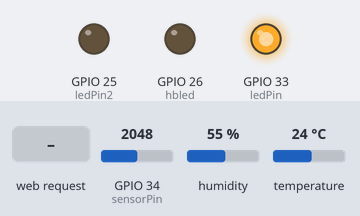
Recording of a sketch running on a simulated ESP32. On the bench: output pins drawn as LEDs (lit = HIGH). The test bench sets the inputs (shaded band); at power-on: GPIO 34 (sensorPin) = 2048, humidity 55 %, temperature 24 °C. WiFi joins after 1.5 s; servers stay silent unless stated; uploads are accepted with an empty reply; storage starts empty; EEPROM starts erased; what the sketch prints to the serial monitor is not drawn.

Above: at 2.7 s.
2.8 s: GPIO 34 (sensorPin) set to 2093
At 12.5 s:
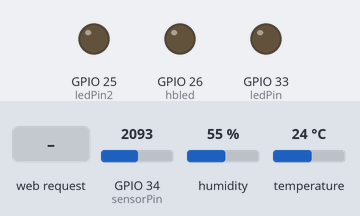
13.2 s: HTTP request GET /on received
At 13.9 s:
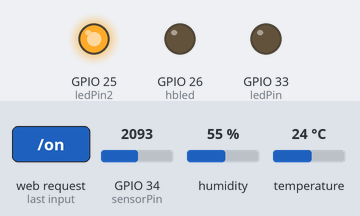
27.2 s: GPIO 34 (sensorPin) set to 2047
At 31.2 s:
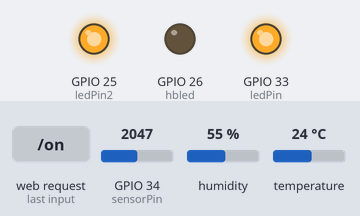
41.2 s: GPIO 34 (sensorPin) set to 2866
At 47.4 s:
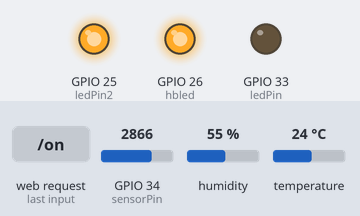
55.2 s: GPIO 34 (sensorPin) set to 1228
At 61.7 s:
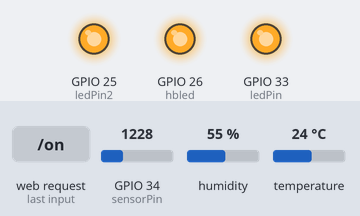
Timing chart, 0 to 70.2 s (numbered marks = the images above; inputs shaded):
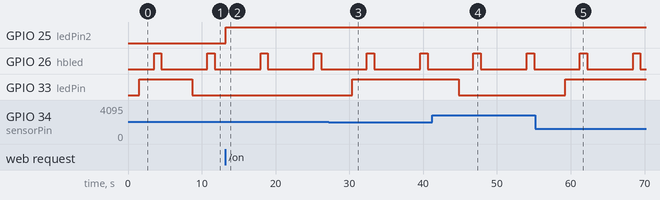

Measured:
- the behaviour switches between 2050 and 2051 on GPIO 34 (sensorPin) (found by bisection; images 0 and 1)
- after the input at 2.8 s, GPIO 33 (ledPin): HIGH → LOW after 5.9 s
- after the input at 13.2 s, GPIO 25 (ledPin2): LOW → HIGH at once
- after the input at 27.2 s, GPIO 33 (ledPin): LOW → HIGH after 3.2 s
- after the input at 41.2 s, GPIO 33 (ledPin): HIGH → LOW after 3.6 s
- after the input at 55.2 s, GPIO 33 (ledPin): LOW → HIGH after 4.0 s
- by itself, GPIO 26 (hbled): alternates HIGH for 1.0 s and LOW for 6.2 s

The sketch:

ESP32_Async_Web_Server.ino
```cpp
/*********
 Kelvin Carrington Tichana
 IoTFinal Project
*********/

// Import required libraries
#include "WiFi.h"
#include "ESPAsyncWebServer.h"
#include "SPIFFS.h"
#include "DHT.h"
#include "EEPROM.h"
#include <HTTPClient.h>
#include <Ethernet.h>

#define DHTPIN 4
#define DHTTYPE DHT22
#define EEPROM_SIZE 2
#define hbled 26
float HumidityData;
float TemperatureData;
const int sensorPin = 34;
const int ledPin = 33;

//Set up some global variables for the light level an initial value.
int lightInit;  // initial value
int lightVal;   // light reading
float humidityData;
float temperatureData[10] ={};
float LightIntensity;
float Temperature;
float values[10] = {};

DHT dht(DHTPIN, DHTTYPE);


// Replace with your network credentials
const char* ssid = "Kelvin";
const char* password = "epoch500";
//WiFiClient client;
char host[] = "localhost";   //eg: 192.168.0.222
byte mac[] = { 0xDE, 0xAD, 0xBE, 0xEF, 0xFE, 0xED }; //Setting MAC Address
WiFiClient client;
IPAddress ip(172,16,0,223);
//EthernetClient client1;
// Set LED GPIO for the heartbeat
const int ledPin2 = 25;
// Stores LED state
String ledState;

// Create AsyncWebServer object on port 80
AsyncWebServer server(80);
AsyncEventSource events("/events");

unsigned long lastTime = 0;
unsigned long timerDelay = 10000;

// Replaces placeholder with LED state value
String processor(const String& var){
  Serial.println(var);
  if(var == "STATE"){
    if(digitalRead(ledPin2)){
      ledState = "ON";
    }
    else{
      ledState = "OFF";
    }
    Serial.print(ledState);
    return ledState;
  }
}
 String processor2(const String& var){

  //Serial.println(var);
  if(var == "HumidityData"){
    return String(HumidityData);
  }


}


void setup(){
  // Serial port for debugging purposes
  Serial.begin(115200);
  pinMode(ledPin, OUTPUT);
  pinMode(ledPin2, OUTPUT);
  pinMode(hbled, OUTPUT);

  // Initialize SPIFFS
  if(!SPIFFS.begin(true)){
    Serial.println("An Error has occurred while mounting SPIFFS");
    return;
  }

  // Connect to Wi-Fi
  WiFi.mode(WIFI_STA); //Optional
    WiFi.begin(ssid, password);
    Serial.println("\nConnecting");

    while(WiFi.status() != WL_CONNECTED){
        Serial.print(".");
        delay(100);
    }

    Serial.println("\nConnected to the WiFi network");
    Serial.print("Local ESP32 IP: ");
    Serial.println(WiFi.localIP());


  // Route for root / web page
  server.on("/", HTTP_GET, [](AsyncWebServerRequest *request){
    request->send(SPIFFS, "/index.html", String(), false, processor);
  });

  // Route to load style.css file
  server.on("/style.css", HTTP_GET, [](AsyncWebServerRequest *request){
    request->send(SPIFFS, "/style.css", "text/css");
  });

  // Route to set GPIO to HIGH
  server.on("/on", HTTP_GET, [](AsyncWebServerRequest *request){
    digitalWrite(ledPin2, HIGH);
    request->send(SPIFFS, "/index.html", String(), false, processor);
  });

  // Route to set GPIO to LOW
  server.on("/off", HTTP_GET, [](AsyncWebServerRequest *request){
    digitalWrite(ledPin2, LOW);
    request->send(SPIFFS, "/index.html", String(), false, processor);
  });
//Route to display sensor values
server.on("/HumidityData", HTTP_GET, [](AsyncWebServerRequest *request){
    //HumidityData;
    request->send(SPIFFS, "/index.html", String(), false, processor2);
  });
  // Start server
  server.begin();
  Serial.println(F("DHT22 test!"));
  // We'll set up the LED pin to be an output.
  pinMode(ledPin, OUTPUT);
  lightInit = analogRead(sensorPin);
  dht.begin();
  EEPROM.begin(EEPROM_SIZE);
  HumidityData = EEPROM.read(0);
  TemperatureData = EEPROM.read(1);
}

void loop(){
  lightVal = analogRead(sensorPin); // read the current light levels

  //if lightVal is less than our initial reading withing a threshold then it is dark.
  if(lightVal - lightInit < 3)
  {
      digitalWrite (ledPin, HIGH); // turn on light
  }

  //otherwise, it is bright
  else
  {
    digitalWrite (ledPin, LOW); // turn off light
  }
  LightIntensity = lightVal - lightInit;
 Serial.print("LightIntensity");
Serial.println(lightVal - lightInit);
// Wait a few seconds between measurements.
  delay(2000);

  // Reading temperature or humidity takes about 250 milliseconds!
  // Sensor readings may also be up to 2 seconds 'old' (its a very slow sensor)
  float Humidity = dht.readHumidity();
  Temperature = dht.readTemperature();
  for(int i; i<10;i++){
    EEPROM.write(0, HumidityData);
    EEPROM.write(1, TemperatureData);
  }
  EEPROM.commit();
  // Read temperature as Celsius (the default)

  // Read temperature as Fahrenheit (isFahrenheit = true)
  float f = dht.readTemperature(true);

  // Check if any reads failed and exit early (to try again).
  if (isnan(Humidity) || isnan(Temperature) || isnan(f)) {
    Serial.println(F("Failed to read from DHT sensor!"));
    return;
  }

  // Compute heat index in Fahrenheit (the default)
  float hif = dht.computeHeatIndex(f, Humidity);
  // Compute heat index in Celsius (isFahreheit = false)
  float hic = dht.computeHeatIndex(Temperature, Humidity, false);

  Serial.print(F("Humidity: "));
  Serial.print(Humidity);
  Serial.print(F("%  Temperature: "));
  Serial.print(Temperature);
  Serial.print(F("°C "));
  Serial.print(f);
  Serial.print(F("°F  Heat index: "));
  Serial.print(hic);
  Serial.print(F("°C "));
  Serial.print(hif);
  Serial.println(F("°F"));
  //Sending_To_phpmyadmindatabase();

  digitalWrite(hbled, HIGH);
  delay(1000);
  digitalWrite(hbled, LOW);
  delay(1000);
  doReq();
  delay(3000); // interval of 3 seconds
}


/**
//function to send to db
void Sending_To_phpmyadmindatabase()   //CONNECTING WITH MYSQL
 {
   if (client.connect(host, 80)) {
    Serial.println("connected");
    // Make a HTTP request:
    Serial.print("GET http://localhost/iot/HelloWorld.php?Humidity=");
    client.print("GET http://localhost/iot/HelloWorld.php?Humidity=");     //YOUR URL
    Serial.println(humidityData);
    client.print(humidityData);
    Serial.println(LightIntensity);
    client.print(LightIntensity);
    client.print("&Temperature=");
    Serial.println("&Temperature=");
    client.print(temperatureData);
    Serial.println(temperatureData);
    client.print(" ");      //SPACE BEFORE HTTP/1.1
    client.print("HTTP/1.1");
    client.println();
    client.println("Host: Your Local IP");
    client.println("Connection: close");
    client.println();
  } else {
    // if you didn't get a connection to the server:
    Serial.println("connection failed");
  }

}
**/
void doReq(){

  if((WiFi.status() == WL_CONNECTED)) {

        HTTPClient http;

        Serial.print("[HTTP] begin...\n");
        // configure traged server and url
        //http.begin("https://www.howsmyssl.com/a/check", ca); //HTTPS

        http.begin(("http://172.20.10.10/iot/HelloWorld.php?""LightIntensity="+String(LightIntensity)+ "&Temperature="+String(Temperature)).c_str()); //HTTP


        Serial.print("[HTTP] GET...\n");
        // start connection and send HTTP header
        int httpCode = http.GET();

        // httpCode will be negative on error
        if(httpCode > 0) {
            // HTTP header has been send and Server response header has been handled
            Serial.printf("[HTTP] GET... code: %d\n", httpCode);

            // file found at server
            if(httpCode == HTTP_CODE_OK) {
                String payload = http.getString();
                Serial.println(payload);
            }
        } else {
            Serial.printf("[HTTP] GET... failed, error: %s\n", http.errorToString(httpCode).c_str());
        }

        http.end();
    }

   // server.handleClient();

  //EEPROM.write(0, humid);
  //EEPROM.commit();
}
```
